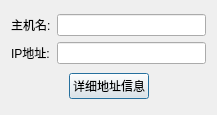
<?xml version="1.0" encoding="UTF-8"?>
<ui version="4.0">
 <class>NetInfoDialog</class>
 <widget class="QDialog" name="NetInfoDialog">
  <property name="geometry">
   <rect>
    <x>0</x>
    <y>0</y>
    <width>217</width>
    <height>115</height>
   </rect>
  </property>
  <property name="windowTitle">
   <string>NetInfoDialog</string>
  </property>
  <layout class="QVBoxLayout" name="verticalLayout">
   <item>
    <layout class="QGridLayout" name="gridLayout">
     <item row="0" column="0">
      <widget class="QLabel" name="label">
       <property name="text">
        <string>主机名:</string>
       </property>
      </widget>
     </item>
     <item row="0" column="1">
      <widget class="QLineEdit" name="hostnameEdit">
       <property name="alignment">
        <set>Qt::AlignCenter</set>
       </property>
       <property name="readOnly">
        <bool>true</bool>
       </property>
      </widget>
     </item>
     <item row="1" column="0">
      <widget class="QLabel" name="label_2">
       <property name="text">
        <string>IP地址:</string>
       </property>
      </widget>
     </item>
     <item row="1" column="1">
      <widget class="QLineEdit" name="IpAddrEdit">
       <property name="alignment">
        <set>Qt::AlignCenter</set>
       </property>
       <property name="readOnly">
        <bool>true</bool>
       </property>
      </widget>
     </item>
    </layout>
   </item>
   <item>
    <layout class="QHBoxLayout" name="horizontalLayout">
     <item>
      <spacer name="horizontalSpacer">
       <property name="orientation">
        <enum>Qt::Horizontal</enum>
       </property>
       <property name="sizeHint" stdset="0">
        <size>
         <width>40</width>
         <height>20</height>
        </size>
       </property>
      </spacer>
     </item>
     <item>
      <widget class="QPushButton" name="pushButton">
       <property name="text">
        <string>详细地址信息</string>
       </property>
      </widget>
     </item>
     <item>
      <spacer name="horizontalSpacer_2">
       <property name="orientation">
        <enum>Qt::Horizontal</enum>
       </property>
       <property name="sizeHint" stdset="0">
        <size>
         <width>40</width>
         <height>20</height>
        </size>
       </property>
      </spacer>
     </item>
    </layout>
   </item>
  </layout>
 </widget>
 <layoutdefault spacing="6" margin="11"/>
 <resources/>
 <connections/>
</ui>
